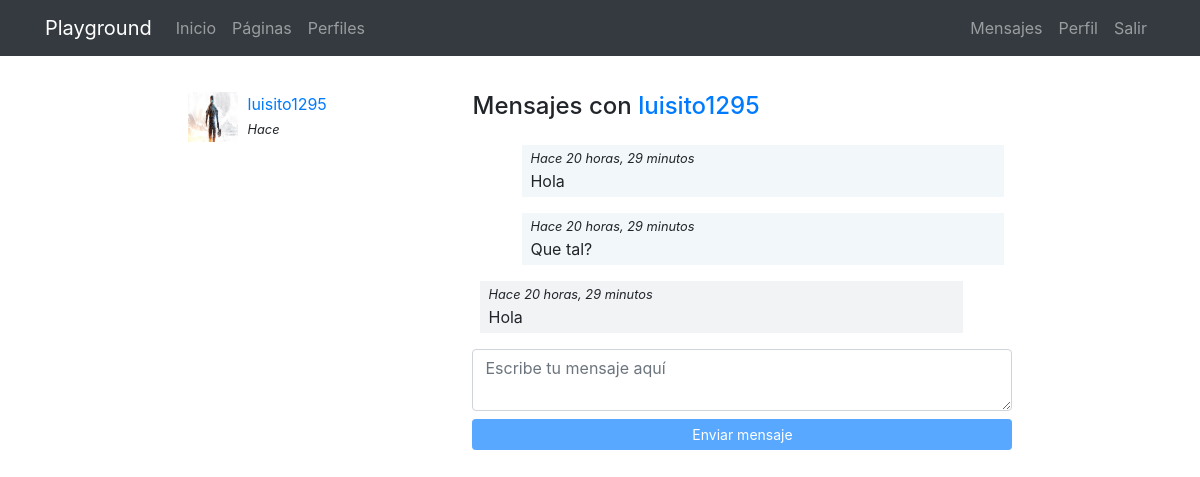
Screenshot of /messenger/thread/8/ (signed in) with the database file from the repository.
### registration/models.py (models this page shows)
class Profile(models.Model):
    user = models.OneToOneField(User, on_delete=models.CASCADE)
    avatar = models.ImageField(upload_to=custom_upload_to, null=True, blank=True)
    bio = models.TextField(null=True, blank=True)
    link = models.URLField(max_length=200, null=True, blank=True)
    class Meta:
        ordering = ['user__username']

### messenger/models.py (models this page shows)
class Message(models.Model):
    user = models.ForeignKey(User, on_delete=models.CASCADE)
    content = models.TextField()
    created = models.DateTimeField(auto_now_add=True)
    class Meta:
        ordering = ['created']

class Thread(models.Model):
    users = models.ManyToManyField(User, related_name='threads')
    messages = models.ManyToManyField(Message)
    updated = models.DateTimeField(auto_now=True)
    objects = ThreadManager()
    class Meta:
        ordering = ['-updated']

### messenger/views.py (the view)
# urls.py: path('thread/<int:pk>/', ThreadDetail.as_view(), name="detail"),
@method_decorator(login_required, name="dispatch")
class ThreadDetail(DetailView):
    model = Thread
    def get_object(self):
        obj = super(ThreadDetail, self).get_object()
        if self.request.user not in obj.users.all():
            raise Http404()
        return obj

### messenger/templates/messenger/thread_detail.html (shortened to what this page needs)
{% extends 'core/base.html' %}
{% load static %}
{% block content %}
<main role="main">
  <div class="container">
    <div class="row mt-3">
      <div class="col-md-9 mx-auto mb-5">
        <div class="row">
          <div class="col-md-4">
            {% for thread in request.user.threads.all %}
              {% if thread.messages.all|length > 0 %}
                <div class="mb-3">
                  {% for user in thread.users.all %}
                    {% if user != request.user %}
                      {% if user.profile.avatar %}
                        <img src="{{user.profile.avatar.url}}" class="avatar">
                      {% else %}
                        <img src="{% static 'registration/img/no-avatar.jpg' %}" class="avatar">
                      {% endif %}
                      <div>
                        <a href="{% url 'messenger:detail' thread.pk %}">{{user}}</a><br>
                        <small><i>Hace {{ message.created | timesince }}</i></small>
                      </div>
                    {% endif %}
                  {% endfor %}
                </div>
              {% endif %}
            {% endfor %}
          </div>
          <div class="col-md-8">
            {% for user in thread.users.all %}
              {% if user != request.user %}
                <h4 class="mb-4">Mensajes con <a href="{% url 'profiles:detail' user %} ">{{user}}</a></h4>
              {% endif %}
            {% endfor %}
            <div class="thread" id="thread">
              {% for message in object.messages.all %}
                <div {% if request.user == message.user %}class="mine mb-3"{% else %}class="other mb-3"{% endif %}>
                  <small><i>Hace {{thread.messages.last.created|timesince}}</i></small><br>
                  {{message.content}}
                </div>
              {% endfor %}
            </div>
            <textarea id="content" class="form-control mb-2" rows="2" placeholder="Escribe tu mensaje aquí"></textarea>
            <button id="send" class="btn btn-primary btn-sm btn-block" disabled>Enviar mensaje</button>
          </div>
        </div>
    </div>
  </div>
</main>
{% endblock %}

### core/static/core/css/main.css (style rules this page uses)
main { padding-top: 20px; }
:root { --jumbotron-padding-y: 3rem; }

### messenger/templates/messenger/thread_detail.html (style rules this page uses)
.avatar { width:50px; height:50px; float:left; margin-right:10px; }
.thread { max-height:300px; overflow-y:auto; padding:0 0.5em; }
.mine { padding:0 0.5em 0.25em; background-color:rgba(230,242,245,.5); width:92%; margin-left:8%; }
.other { padding:0 0.5em 0.25em; background-color:#f2f3f5; width:92%; }

### rows the page displays
Thread: messages.last.created "20 horas, 29 minutos"
Message: content "Hola"
Message: content "Que tal?"
Message: content "Hola"

### other values shown
{{ user }} "luisito1295"
